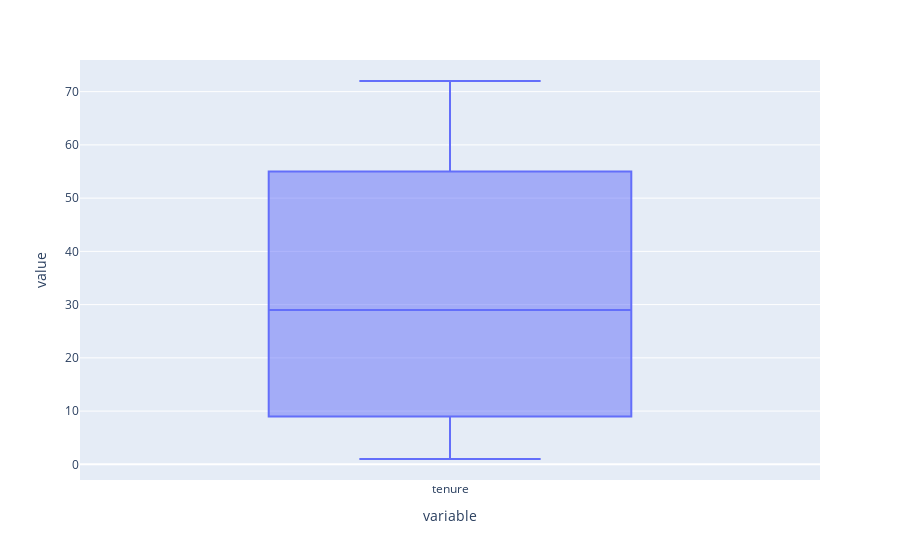

The cell this chart's notebook holds for it:
### Markdown cell above
##### tenure column

### Code cell
px.box(dftele['tenure'])

### Figure 1 — Plotly figure (JSON) as saved in the notebook; plotly's stock layout.template omitted (floating-point values rounded to 4 significant figures; data arrays with more than 128 entries replaced by an {"elided": "..."} marker saying what was removed)
{"data": [{"alignmentgroup": "True", "hovertemplate": "variable=%{x}<br>value=%{y}<extra></extra>", "legendgroup": "", "marker": {"color": "#636efa"}, "name": "", "notched": false, "offsetgroup": "", "orientation": "v", "showlegend": false, "type": "box", "x": {"elided": "7032 str values"}, "x0": " ", "xaxis": "x", "y": {"elided": "7032 int values"}, "y0": " ", "yaxis": "y"}], "layout": {"boxmode": "group", "legend": {"tracegroupgap": 0}, "margin": {"t": 60}, "xaxis": {"anchor": "y", "domain": [0, 1], "title": {"text": "variable"}}, "yaxis": {"anchor": "x", "domain": [0, 1], "title": {"text": "value"}}}}
